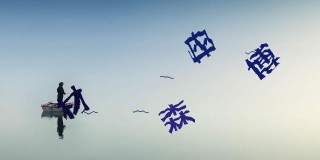
#> input picture OCR/images/7.jpg, 320 x 160 px, found by its file name
$ python test_pyt.py
#> lines starting #> are read from the running program, lines starting #| are printed output that depends on the picture; after the words box and inside, x2 and y2 are one past the last pixel; in counts of white or black regions, pixels touching at a corner belong together
## test_pyt.py
import os
import pytesseract
from PIL import Image
from collections import defaultdict

# 获取图片中像素点数量最多的像素
def get_threshold(image):
    pixel_dict = defaultdict(int)

    # 像素及该像素出现次数的字典
    rows, cols = image.size
    for i in range(rows):
        for j in range(cols):
            pixel = image.getpixel((i, j))
            pixel_dict[pixel] += 1

    count_max = max(pixel_dict.values()) # 获取像素出现出多的次数
    pixel_dict_reverse = {v:k for k,v in pixel_dict.items()}
    threshold = pixel_dict_reverse[count_max] # 获取出现次数最多的像素点

    return threshold

# 按照阈值进行二值化处理
# threshold: 像素阈值
def get_bin_table(threshold):
    # 获取灰度转二值的映射table
    table = []
    for i in range(256):
        rate = 0.1 # 在threshold的适当范围内进行处理
        if threshold*(1-rate)<= i <= threshold*(1+rate):
            table.append(1)
        else:
            table.append(0)
    return table

# 去掉二值化处理后的图片中的噪声点
def cut_noise(image):

    rows, cols = image.size # 图片的宽度和高度
    change_pos = [] # 记录噪声点位置

    # 遍历图片中的每个点，除掉边缘
    for i in range(1, rows-1):
        for j in range(1, cols-1):
            # pixel_set用来记录该店附近的黑色像素的数量
            pixel_set = []
            # 取该点的邻域为以该点为中心的九宫格
            for m in range(i-1, i+2):
                for n in range(j-1, j+2):
                    if image.getpixel((m, n)) != 1: # 1为白色,0位黑色
                        pixel_set.append(image.getpixel((m, n)))

            # 如果该位置的九宫内的黑色数量小于等于4，则判断为噪声
            if len(pixel_set) <= 4:
                change_pos.append((i,j))

    # 对相应位置进行像素修改，将噪声处的像素置为1（白色）
    for pos in change_pos:
        image.putpixel(pos, 1)

    return image # 返回修改后的图片

# 识别图片中的数字加字母
# 传入参数为图片路径，返回结果为：识别结果
def OCR_lmj(img_path):

    image = Image.open(img_path) # 打开图片文件
    imgry = image.convert('L')  # 转化为灰度图

    # 获取图片中的出现次数最多的像素，即为该图片的背景
    max_pixel = get_threshold(imgry)

    # 将图片进行二值化处理
    # 注意，是否使用二值化要看具体情况，有些图片二值化之后，可能关键信息会丢失，反而识别不出来
    table = get_bin_table(threshold=max_pixel)
    out = imgry.point(table, '1')

    # 去掉图片中的噪声（孤立点）
    out = cut_noise(out)

    #保存图片
    # out.save('E://figures/img_gray.jpg')

    # 仅识别图片中的数字
    #text = pytesseract.image_to_string(out, config='digits')
    # 识别图片中的数字和字母
    text = pytesseract.image_to_string(out, 'eng')

    # 去掉识别结果中的特殊字符
    exclude_char_list = ' .:\\|\'\"?![],()~@#$%^&*_+-={};<>/¥'
    text = ''.join([x for x in text if x not in exclude_char_list])
    #print(text)

    return text

def main():

    # 识别指定文件目录下的图片
    # 图片存放目录figures
    dir = 'fujian/'

    correct_count = 0  # 图片总数
    total_count = 0    # 识别正确的图片数量

    # [18 lines of commented-out code are left out]
    image_path = '7.jpg'
    result = OCR_lmj(image_path)
#> in OCR_lmj, image is the input picture: PIL image 320x160 RGB; mean R, G, B 173.7, 188, 194.6
#> in OCR_lmj, `imgry = image.convert('L')`:
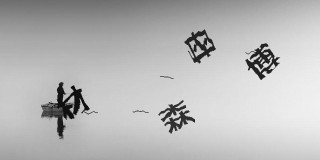
#> imgry: PIL image 320x160 L; min 6, max 240, mean 184.5
#> after the loop in get_threshold, `for i in range(rows):`: pixel_dict = 235 items
#> in get_threshold, `count_max = max(pixel_dict.values())`: count_max = 959
#> in get_threshold, `pixel_dict_reverse = {v:k for k,v in pixel_dict.items()}`: pixel_dict_reverse = 158 items
#> in get_threshold, `threshold = pixel_dict_reverse[count_max]`: threshold = 205
#> after the loop in get_bin_table, `for i in range(256):`: table = 256 values, max 1 at index 185, min 0 at index 0, mean 0.16
#> in OCR_lmj, `out = imgry.point(table, '1')`:
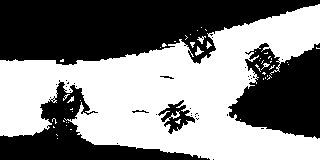
#> out: PIL image 320x160 1; 50.6% white; 37 black regions (31 under 20 px), largest, box (x1, y1, x2, y2) and area: (0, 0, 320, 65) 13924, (228, 43, 320, 139) 5878, (0, 80, 210, 160) 4887, (158, 100, 195, 134) 506, (132, 110, 149, 113) 25, (160, 76, 174, 79) 21
#> after the loop in cut_noise, `for i in range(1, rows-1):`: change_pos = 25538 items
#> the loop in cut_noise, `for pos in change_pos:` made 25538 passes
#> pos on passes 1 to 3: (1, 60), (1, 61), (1, 62)
#> after the loop in cut_noise, `for pos in change_pos:`:
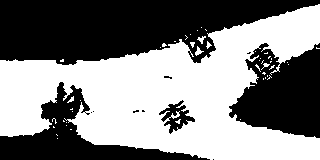
#> image: PIL image 320x160 1; 51.1% white; 11 black regions (7 under 20 px), largest, box (x1, y1, x2, y2) and area: (0, 0, 320, 65) 13890, (229, 43, 320, 138) 5824, (0, 82, 210, 160) 4817, (159, 100, 195, 134) 489
    print(result)

main()
#> (the call stopped at in OCR_lmj, `text = pytesseract.image_to_string(out, 'eng')`: pytesseract is not available in this run)
